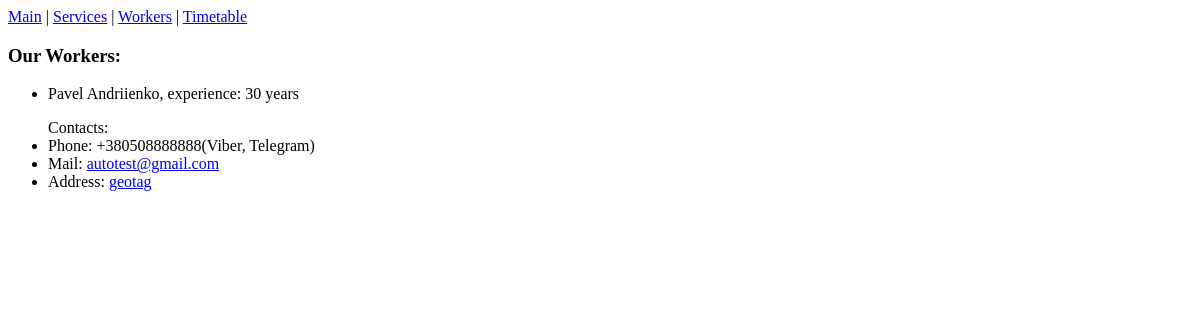
Page //workers on the earlier database version.
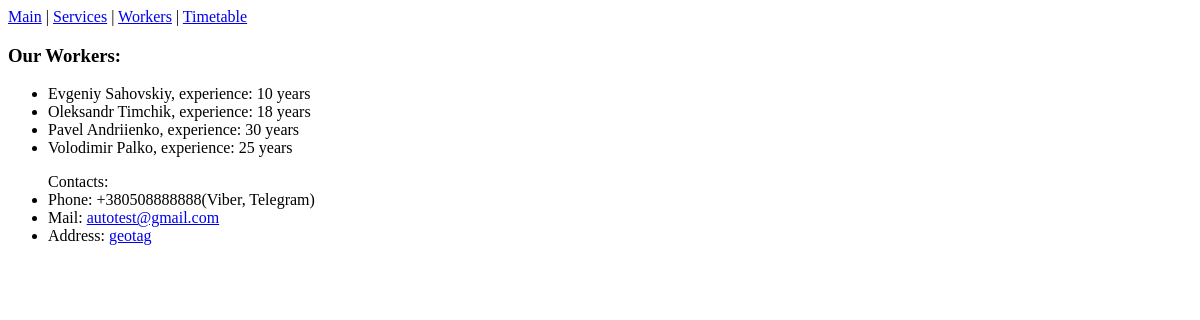
Same page on the later database version.
### services/models.py (models this page shows)
class Worker(models.Model):
    first_name = models.CharField(max_length=20)
    last_name = models.CharField(max_length=20)
    experience = models.IntegerField()

### services/views.py (the view)
# urls.py: path('/workers', views.workers, name='workers'),
def workers(request):
    workers = Worker.objects.order_by('first_name')
    context = {'workers': workers}
    return render(request, 'services/workers.html', context)

### services/templates/services/workers.html (shortened to what this page needs)
{% extends 'services/base.html' %}
{% block content %}
   {% include 'includes/navbar.html' %}
    <h3>Our Workers:</h3>
    <ul>
        {% for worker in workers %}
            <li>{{ worker.first_name }} {{ worker.last_name}}, experience: {{ worker.experience }} years</li>
        {% endfor %}
    </ul>
    {% include 'includes/contacts.html' %}
{% endblock %}

Differences in the rows shown:
added Worker: first_name "Evgeniy", last_name "Sahovskiy", experience "10"
added Worker: first_name "Oleksandr", last_name "Timchik", experience "18"
added Worker: first_name "Volodimir", last_name "Palko", experience "25"
